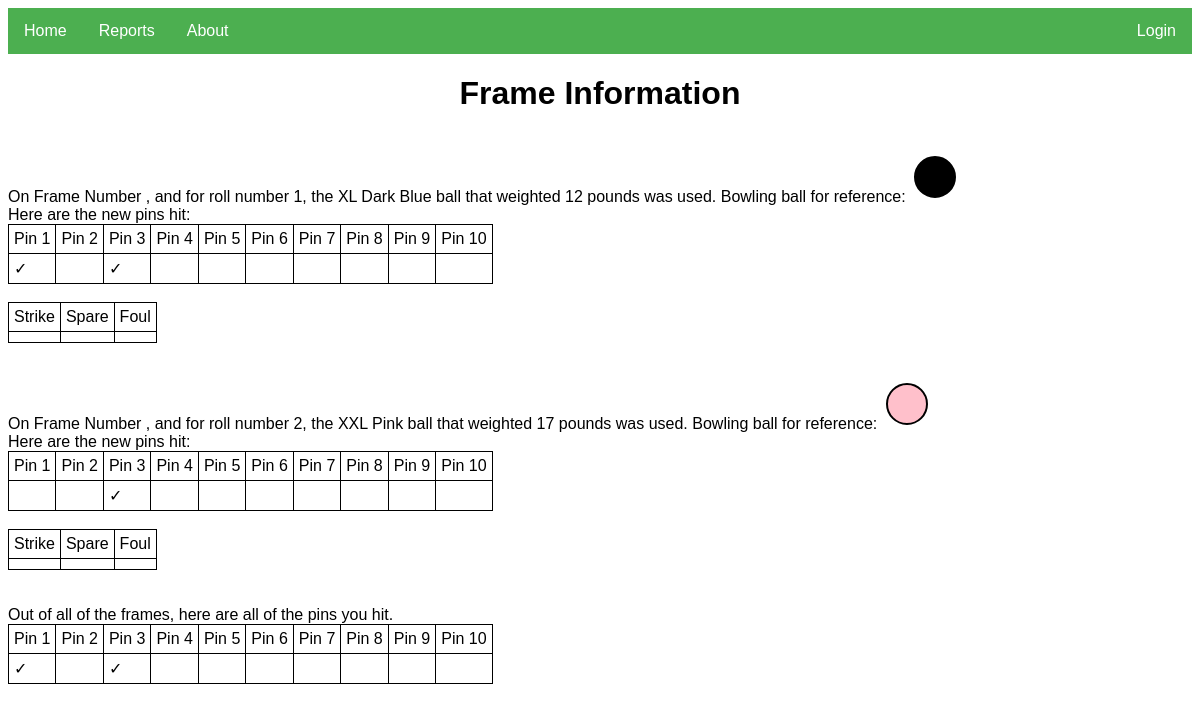
Page /viewFrame.php?frameID=1 on the committed database.
### tables this page shows
CREATE TABLE Roll (
  Roll_ID             INT     PRIMARY KEY AUTO_INCREMENT,
  Frame_ID            INT     NOT NULL,
  Ball_ID             INT,
  Is_Strike           BOOLEAN NOT NULL DEFAULT FALSE,
  Is_Spare            BOOLEAN NOT NULL DEFAULT FALSE,
  Is_Foul             BOOLEAN NOT NULL DEFAULT FALSE,
  Hit_Pin_1		        BOOLEAN NOT NULL DEFAULT FALSE,
  Hit_Pin_2		        BOOLEAN NOT NULL DEFAULT FALSE,
  Hit_Pin_3		        BOOLEAN NOT NULL DEFAULT FALSE,
  Hit_Pin_4		        BOOLEAN NOT NULL DEFAULT FALSE,
  Hit_Pin_5		        BOOLEAN NOT NULL DEFAULT FALSE,
  Hit_Pin_6		        BOOLEAN NOT NULL DEFAULT FALSE,
  Hit_Pin_7		        BOOLEAN NOT NULL DEFAULT FALSE,
  Hit_Pin_8		        BOOLEAN NOT NULL DEFAULT FALSE,
  Hit_Pin_9		        BOOLEAN NOT NULL DEFAULT FALSE,
  Hit_Pin_10	        BOOLEAN NOT NULL DEFAULT FALSE,
  Date_Added          DATETIME,
  Last_Date_Modified  DATETIME,
  FOREIGN KEY (Ball_ID) REFERENCES Ball(Ball_ID)
    ON DELETE RESTRICT
    ON UPDATE CASCADE,
  FOREIGN KEY (Frame_ID) REFERENCES Frame(Frame_ID)
    ON DELETE CASCADE
    ON UPDATE CASCADE
);

CREATE TABLE Ball (
  Ball_ID  INT          PRIMARY KEY AUTO_INCREMENT,
  Color    VARCHAR(20)  NOT NULL,
  Weight   INT          NOT NULL,
  Size                  ENUM('XS', 'S', 'M', 'L', 'XL', 'XXL') NOT NULL,
  Date_Added            DATETIME,
  Last_Date_Modified    DATETIME,
  CHECK (Weight > 0)
);

### public_html/viewFrame.php (the view, shortened to what this page needs)
<link rel="stylesheet" type="text/css" href="audit.css">
<link rel="stylesheet" type="text/css" href="roll.css">
<?php
include 'menuBar.php';
echo '<h1><div text align="center">Frame Information</div></h1>';
function printBall($pinNumber, $checked) {
    if($checked == 1) {
        echo '<td>';
        echo "✓";
        echo '</td>';
    }
    else {
        echo '<td>';
        echo '</td>';
    }
}
function getRollInformationForFrame($frameID, $frameNumber) {
    $conn = connectToDatabase();
    $sql = "SELECT * FROM ROLL, BALL WHERE Roll.Frame_ID = $frameID and Roll.Ball_ID = Ball.Ball_ID";
    $result = $conn->query($sql);
    $hitpin1 = 0;
    $hitpin2 = 0;
    $hitpin3 = 0;
    $hitpin4 = 0;
    $hitpin5 = 0;
    $hitpin6 = 0;
    $hitpin7 = 0;
    $hitpin8 = 0;
    $hitpin9 = 0;
    $hitpin10 = 0;
    if($result->num_rows > 0) {
        $roll = 1;
        while($row = $result->fetch_assoc()) {
            echo '<br>On Frame Number ' . $frameNumber . ', and for roll number ' . $roll . ', the ' . $row['Size'] . ' ';
            $roll++;
            echo $row['Color'] . ' ball that weighted ' . $row['Weight'] . ' pounds was used.';
            $color = $row['Color'];
            echo ' Bowling ball for reference: <svg height = 50 width = 50>';
            echo "<circle cx=25 cy=25 r=20 stroke=black stroke-width=2 fill='$color'/>";
            echo '</svg>';
            echo '<br>Here are the new pins hit:<br>';
            echo '<table><tr><td>Pin 1</td><td>Pin 2</td><td>Pin 3</td><td>Pin 4</td><td>Pin 5</td><td>Pin 6</td><td>Pin 7</td><td>Pin 8</td><td>Pin 9</td><td>Pin 10</td></tr>';
            echo '<tr>';
            if($row['Hit_Pin_1'] == 1) {
                printBall(1, 1);
                $hitpin1 = 1;
            }
            else {
                printBall(1, 0);
            }
            if($row['Hit_Pin_2'] == 1) {
                printBall(2, 1);
                $hitpin2 = 1;
            }
            else {
                printBall(2, 0);
            }
            if($row['Hit_Pin_3'] == 1) {
                $hitpin3 = 1;
            }
            else {
                printBall(3, 0);
            }
            if($row['Hit_Pin_4'] == 1) {
                printBall(4, 1);
                $hitpin4 = 1;
            }
            else {
                printBall(4, 0);
            }
            if($row['Hit_Pin_5'] == 1) {
                printBall(5, 1);
                $hitpin5 = 1;
            }
            else {
                printBall(5, 0);
            }
            if($row['Hit_Pin_6'] == 1) {
                printBall(6, 1);
                $hitpin6 = 1;
            }
            else {
                printBall(6, 0);
            }
            if($row['Hit_Pin_7'] == 1) {
                printBall(7, 1);
                $hitpin7 = 1;
            }
            else {
                printBall(7, 0);
            }
            if($row['Hit_Pin_8'] == 1) {
                printBall(8, 1);
                $hitpin8 = 1;
            }
            else {
                printBall(8, 0);
            }
            if($row['Hit_Pin_9'] == 1) {
                printBall(9, 1);
                $hitpin9 = 1;
            }
            else {
                printBall(9, 0);
            }
            if($row['Hit_Pin_10'] == 1) {
                printBall(10, 1);
                $hitpin19 = 1;
            }
            else {
                printBall(10, 0);
            }
            echo '</tr>';
            echo '</table>';
            echo '<table>';
            echo '<tr><td>Strike</td><td>Spare</td><td>Foul</td></tr>';
            echo '<tr>';
            if($row['Is_Strike'] == 1) {
                echo '<td>✓</td>';
            }
            else {
                echo '<td></td>';
            }
            if($row['Is_Spare'] == 1) {
                echo '<td>✓</td>';
            }
            else {
                echo '<td></td>';
            }
            if($row['Is_Foul'] == 1) {
                echo '<td>✓</td>';
            }
            else {
                echo '<td></td>';
            }
            echo '</tr>';
            echo '</table>';
        }
    }
    echo '<br>Out of all of the frames, here are all of the pins you hit.';
    echo '<table><tr><td>Pin 1</td><td>Pin 2</td><td>Pin 3</td><td>Pin 4</td><td>Pin 5</td><td>Pin 6</td><td>Pin 7</td><td>Pin 8</td><td>Pin 9</td><td>Pin 10</td></tr>';
    echo '<tr>';
    if($hitpin1) {
        echo '<td>✓</td>';
    }
    else {
        echo '<td></td>';
    }
    if($hitpin2) {
        echo '<td>✓</td>';
    }
    else {
        echo '<td></td>';
    }
    if($hitpin3) {
        echo '<td>✓</td>';
    }
    else {
        echo '<td></td>';
    }
    if($hitpin4) {
        echo '<td>✓</td>';
    }
    else {
        echo '<td></td>';
    }
    if($hitpin5) {
        echo '<td>✓</td>';
    }
    else {
        echo '<td></td>';
    }
    if($hitpin6) {
        echo '<td>✓</td>';
    }
    else {
        echo '<td></td>';
    }
    if($hitpin7) {
        echo '<td>✓</td>';
    }
    else {
        echo '<td></td>';
    }
    if($hitpin8) {
        echo '<td>✓</td>';
    }
    else {
        echo '<td></td>';
    }
    if($hitpin9) {
        echo '<td>✓</td>';
    }
    else {
        echo '<td></td>';
    }
    if($hitpin10) {
        echo '<td>✓</td>';
    }
    else {
        echo '<td></td>';
    }
    echo '</tr>';
}
getRollInformationForFrame($_GET['frameID'], $_GET['frameNumber']);

### public_html/audit.css (style rules this page uses)
table, th, td { border: 1px solid black; border-collapse: collapse; }
th, td { padding: 5px; }

### rows in the picture
roll: Ball_ID.Size "XL", Ball_ID.Color "Dark Blue", Ball_ID.Weight "12", Hit_Pin_2 0 (drawn), Is_Strike 0 (drawn), Is_Spare 0 (drawn), Is_Foul 0 (drawn)
roll: Ball_ID.Size "XXL", Ball_ID.Color "Pink", Ball_ID.Weight "17", Hit_Pin_1 0 (drawn), Is_Strike 0 (drawn), Is_Spare 0 (drawn), Is_Foul 0 (drawn)
